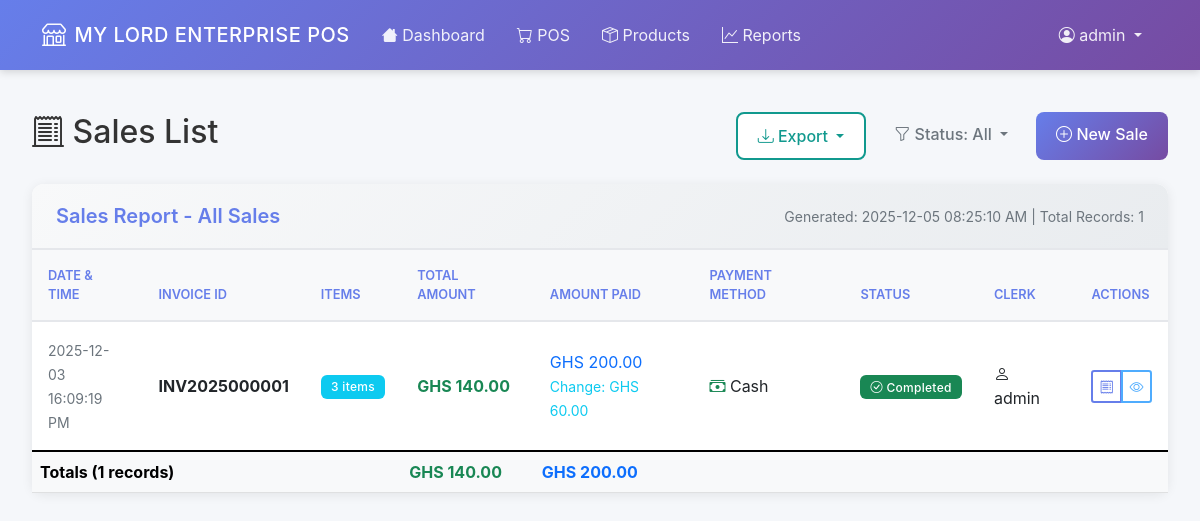
The page /pos/list-sales (signed in) on the database its author committed.
### app/models.py (models this page shows, shortened)
class User(UserMixin, db.Model):
    id = db.Column(db.Integer, primary_key=True)
    username = db.Column(db.String(80), unique=True, nullable=False)
    password_hash = db.Column(db.String(120), nullable=False)
    role = db.Column(db.String(20), nullable=False, default='cashier')  # admin, manager, cashier
    created_at = db.Column(db.DateTime, default=datetime.utcnow)
    is_active = db.Column(db.Boolean, default=True, nullable=False)
    is_temporary_password = db.Column(db.Boolean, default=False, nullable=False)
    password_reset_token = db.Column(db.String(100), nullable=True)
    password_reset_expires = db.Column(db.DateTime, nullable=True)
    must_change_password = db.Column(db.Boolean, default=False, nullable=False)
    last_password_change = db.Column(db.DateTime, nullable=True)
    sales = db.relationship('Sale', backref='clerk', lazy=True)
    expenses = db.relationship('Expense', backref='user', lazy=True)
    def needs_password_change(self):
        return self.must_change_password or self.is_temporary_password
    def is_admin(self):
        return self.role == 'admin'
    def is_manager(self):
        return self.role in ['admin', 'manager']

class Sale(db.Model):
    id = db.Column(db.Integer, primary_key=True)
    invoice_number = db.Column(db.String(20), unique=True, nullable=False)
    clerk_id = db.Column(db.Integer, db.ForeignKey('user.id'), nullable=False)
    total_amount = db.Column(db.Numeric(10, 2), nullable=False)
    total_profit = db.Column(db.Numeric(10, 2), nullable=False, default=0.00)
    payment_method = db.Column(db.String(20), nullable=False, default='cash')
    amount_paid = db.Column(db.Numeric(10, 2), nullable=False, default=0.00)
    change_given = db.Column(db.Numeric(10, 2), nullable=False, default=0.00)
    status = db.Column(db.String(20), nullable=False, server_default='completed')
    created_at = db.Column(db.DateTime, default=datetime.utcnow)
    updated_at = db.Column(db.DateTime, default=datetime.utcnow, onupdate=datetime.utcnow)
    sale_items = db.relationship('SaleItem', backref='sale', lazy=True, cascade='all, delete-orphan')

### app/pos.py (the view)
@bp.route('/list-sales')
@login_required
def list_sales():
    page = request.args.get('page', 1, type=int)
    status_filter = request.args.get('status', 'all')
    query = Sale.query
    if current_user.role == 'clerk':
        query = query.filter(Sale.clerk_id == current_user.id)
    if status_filter != 'all':
        query = query.filter(Sale.status == status_filter)
    sales = query.order_by(Sale.created_at.desc()).paginate(
        page=page, per_page=20, error_out=False
    )
    return render_template(
        'pos/sales_list.html',
        sales=sales,
        status_filter=status_filter,
        current_time=datetime.now()
    )

### app/models.py (called while the page is built)
    @property
    def line_total(self):
        return float(self.quantity * self.price_at_sale)

    @property
    def unit_display(self):
        unit_map = {
            'full': 'Full Pack',
            'half': 'Half Pack',
            'quarter': 'Quarter Pack',
            'unit': 'Retail Unit'
        }
        return unit_map.get(self.unit_type, 'Full Pack')

### app/templates/pos/sales_list.html (shortened to what this page needs)
{% extends "base.html" %}
{% block content %}
<div class="row">
    <div class="col-12">
        <div class="d-flex justify-content-between align-items-center mb-4">
            <h2><i class="bi bi-receipt-cutoff"></i> Sales List</h2>
            <div class="d-flex gap-2">
                <div class="dropdown">
                    <button class="btn btn-outline-success dropdown-toggle" type="button" data-bs-toggle="dropdown">
                        <i class="bi bi-download"></i> Export
                    </button>
                </div>
                <div class="dropdown">
                    <button class="btn btn-outline-secondary dropdown-toggle" type="button" data-bs-toggle="dropdown">
                        <i class="bi bi-funnel"></i>
                        Status: {{ status_filter.title() if status_filter != 'all' else 'All' }}
                    </button>
                </div>
                <a href="{{ url_for('pos.pos_page') }}" class="btn btn-primary">
                    <i class="bi bi-plus-circle"></i> New Sale
                </a>
            </div>
        </div>
        {% if sales.items %}
        <div class="card" id="salesTableCard">
            <div class="card-header bg-light d-print-block">
                <div class="d-flex justify-content-between align-items-center">
                    <h5 class="mb-0">Sales Report - {{ status_filter.title() if status_filter != 'all' else 'All Sales' }}</h5>
                    <small class="text-muted d-print-block">
                        Generated: {{ current_time.strftime('%Y-%m-%d %H:%M:%S %p') if current_time else '' }}
                        | Total Records: {{ sales.total }}
                    </small>
                </div>
            </div>
            <div class="card-body p-0">
                <div class="table-responsive">
                    <table class="table table-hover mb-0" id="salesTable">
                        <thead class="table-light">
                            <tr>
                                <th>Date & Time</th>
                                <th>Invoice ID</th>
                                <th>Items</th>
                                <th>Total Amount</th>
                                <th>Amount Paid</th>
                                <th>Payment Method</th>
                                <th>Status</th>
                                <th>Clerk</th>
                                <th class="d-print-none">Actions</th>
                            </tr>
                        </thead>
                        <tbody>
                            {% for sale in sales.items %}
                            <tr>
                                <td>
                                    <small class="text-muted">
                                        {{ sale.created_at.strftime('%Y-%m-%d') }}<br>
                                        {{ sale.created_at.strftime('%H:%M:%S %p') }}
                                    </small>
                                </td>
                                <td>
                                    <strong>{{ sale.invoice_number }}</strong>
                                </td>
                                <td>
                                    <span class="badge bg-info">{{ sale.sale_items|length }} items</span>
                                </td>
                                <td>
                                    <strong class="text-success">GHS {{ sale.total_amount|currency }}</strong>
                                </td>
                                <td>
                                    <span class="text-primary">GHS {{ sale.amount_paid|currency }}</span>
                                    {% if sale.change_given > 0 %}
                                        <br><small class="text-info">Change: GHS {{ sale.change_given|currency }}</small>
                                    {% endif %}
                                </td>
                                <td>
                                    {% if sale.payment_method == 'cash' %}
                                        <i class="bi bi-cash-stack text-success"></i> Cash
                                    {% elif sale.payment_method == 'card' %}
                                        <i class="bi bi-credit-card text-primary"></i> Card
                                    {% elif sale.payment_method == 'mobile_money' %}
                                        <i class="bi bi-phone text-warning"></i> Mobile Money
                                    {% elif sale.payment_method == 'bank_transfer' %}
                                        <i class="bi bi-bank text-info"></i> Bank Transfer
                                    {% else %}
                                        <i class="bi bi-question-circle"></i> {{ sale.payment_method.title() }}
                                    {% endif %}
                                </td>
                                <td>
                                    {% if sale.status == 'completed' %}
                                        <span class="badge bg-success">
                                            <i class="bi bi-check-circle"></i> Completed
                                        </span>
                                    {% elif sale.status == 'pending' %}
                                        <span class="badge bg-warning text-dark">
                                            <i class="bi bi-clock"></i> Pending
                                        </span>
                                    {% elif sale.status == 'cancelled' %}
                                        <span class="badge bg-danger">
                                            <i class="bi bi-x-circle"></i> Cancelled
                                        </span>
                                    {% endif %}
                                </td>
                                <td>
                                    <i class="bi bi-person"></i> {{ sale.clerk.username }}
                                </td>
                                <td class="d-print-none">
                                    <div class="btn-group btn-group-sm" role="group">
                                        <a href="{{ url_for('pos.receipt', sale_id=sale.id) }}"
                                           class="btn btn-outline-primary" title="View Receipt">
                                            <i class="bi bi-receipt"></i>
                                        </a>
                                        <button type="button" class="btn btn-outline-info"
                                                data-bs-toggle="modal" data-bs-target="#saleModal{{ sale.id }}"
                                                title="View Details">
                                            <i class="bi bi-eye"></i>
                                        </button>
                                    </div>
                                </td>
                            </tr>
                            {% endfor %}
                        </tbody>
                        <tfoot class="table-light d-print-table-footer-group">
                            <tr>
                                <th colspan="3">Totals ({{ sales.total }} records)</th>
                                <th class="text-success">
                                    GHS {{ sales.items|sum(attribute='total_amount')|currency }}
                                </th>
                                <th class="text-primary">
                                    GHS {{ sales.items|sum(attribute='amount_paid')|currency }}
                                </th>
                                <th colspan="4"></th>
                            </tr>
                        </tfoot>
                    </table>
                </div>
            </div>
        </div>
        {% endif %}
    </div>
</div>
{% endblock %}

### app/templates/base.html (shortened to what this page needs)
<!DOCTYPE html>
<html lang="en">
<head>
    <link href="{{ url_for('static', filename='css/bootstrap.min.css') }}" rel="stylesheet">
    <link rel="stylesheet" href="{{ url_for('static', filename='css/bootstrap-icons.css') }}">
    <link rel="stylesheet" href="{{ url_for('static', filename='css/animations.css') }}">
</head>
<body>
    <nav class="navbar navbar-expand-lg navbar-dark">
        <div class="container">
            <a class="navbar-brand" href="{{ url_for('main.index') }}">
                <i class="bi bi-shop"></i> MY LORD ENTERPRISE POS
            </a>
            {% if current_user.is_authenticated %}
            <div class="collapse navbar-collapse" id="navbarNav">
                <ul class="navbar-nav me-auto">
                    <li class="nav-item">
                        <a class="nav-link" href="{{ url_for('main.index') }}">
                            <i class="bi bi-house"></i> Dashboard
                        </a>
                    </li>
                    <li class="nav-item">
                        <a class="nav-link" href="{{ url_for('pos.pos_page') }}">
                            <i class="bi bi-cart"></i> POS
                        </a>
                    </li>
                    {% if current_user.is_manager() %}
                    <li class="nav-item">
                        <a class="nav-link" href="{{ url_for('products.list_products') }}">
                            <i class="bi bi-box-seam"></i> Products
                        </a>
                    </li>
                    <li class="nav-item">
                        <a class="nav-link" href="{{ url_for('reports.sales_reports') }}">
                            <i class="bi bi-graph-up"></i> Reports
                        </a>
                    </li>
                    {% endif %}
                </ul>
                <ul class="navbar-nav">
                    <li class="nav-item dropdown">
                        <a class="nav-link dropdown-toggle" href="#" role="button" data-bs-toggle="dropdown" aria-expanded="false">
                            <i class="bi bi-person-circle"></i> {{ current_user.username }}
                        </a>
                    </li>
                </ul>
            </div>
            {% endif %}
        </div>
    </nav>
    <div class="container-fluid">
        {% block content %}{% endblock %}
    </div>
</body>
</html>

### app/static/css/animations.css (style rules this page uses)
.card { animation: fadeInUp 0.6s ease-out backwards; }
.table tbody tr { animation: fadeIn 0.5s ease-out backwards; }
.table tbody tr:nth-child(1) { animation-delay: 0.1s; }
.btn-group .btn { animation: fadeIn 0.5s ease-out backwards; }
.btn-group .btn:nth-child(1) { animation-delay: 0.1s; }
.btn-group .btn:nth-child(2) { animation-delay: 0.15s; }
.navbar-brand { animation: slideInLeft 0.6s ease-out; }
.navbar-nav .nav-item { animation: slideDown 0.5s ease-out backwards; }
.navbar-nav .nav-item:nth-child(1) { animation-delay: 0.1s; }
.navbar-nav .nav-item:nth-child(2) { animation-delay: 0.15s; }
.navbar-nav .nav-item:nth-child(3) { animation-delay: 0.2s; }
.navbar-nav .nav-item:nth-child(4) { animation-delay: 0.25s; }
.card { transition: transform 0.3s ease, box-shadow 0.3s ease; }
.btn { transition: all 0.3s ease; }
.table tbody tr { transition: background-color 0.2s ease, transform 0.2s ease; }
a { transition: color 0.2s ease; }
.badge { transition: transform 0.2s ease; }
h1, h2, h3.text-primary { animation: slideInLeft 0.6s ease-out; }

### app/templates/pos/sales_list.html (style rules this page uses)
.btn-group-sm > .btn { padding: 0.25rem 0.4rem; }

### rows shown on the page
User: username "admin"
Sale: created_at "2025-12-03", created_at "16:09:19 PM", invoice_number "INV2025000001", sale_items|length "3", total_amount "140.00", amount_paid "200.00", change_given "60.00", payment_method "cash" (drawn), status "completed" (drawn), clerk.username "admin"

### other values the page prints
{{ status_filter.title() if status_filter != 'all' else 'All' }} "All"
{{ status_filter.title() if status_filter != 'all' else 'All Sales' }} "All Sales"
{{ sales.total }} "1"
{{ sales.items|sum(attribute='total_amount')|currency }} "140.00"
{{ sales.items|sum(attribute='amount_paid')|currency }} "200.00"
